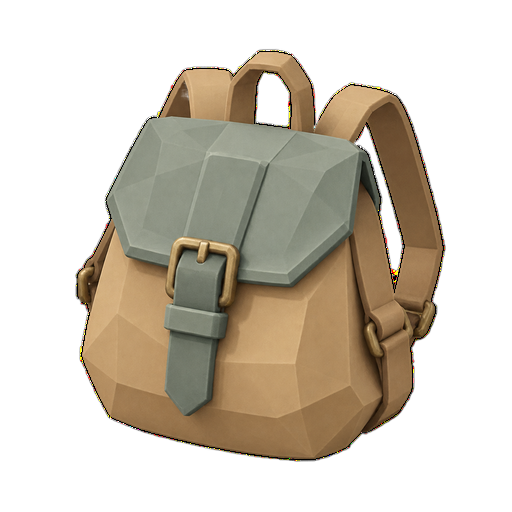
#> input picture assets/image/LP_UI图标01_背包_20261005094236.png, 512 x 512 px
$ python -i slim_readhai_art.py   (imports and definitions only)
#> lines starting #> are read from the running program, lines starting #| are printed output that depends on the picture
"""读海交付批次素材瘦身：256 色调色板量化（与既有 slim_ocean_art.py 同口径）。

背景（2026-10-20）：美美术交付的高分辨率水彩图是 32 位 RGBA 全彩，单张 1~3MB。
这些图在**屏幕上最多占几百像素**，但 PNG 里存的是原始位深。`assets/image` 入包
体积因此从 31MB 涨到 68MB（见 .project/resources.json 的排除表把未接线候选挡在包外，
本脚本进一步压缩**真正在用**的那批）。

做法与既有 `tests/slim_ocean_art.py` 完全一致：
  RGBA → 256 色 FASTOCTREE 调色板 + tRNS（直通 Alpha，非预乘），
  尺寸不变、content bounds 不变（所以 catalog 的 `contentWidth/Height` 语义不变），
  只更新 manifest 里与「实测」相关的字段（sha256/size/alpha_range/transparent_ratio）。

安全阀：
  * 只在 `--apply` 时落盘，默认是 dry-run（打印省下多少）；
  * 逐图做 PSNR 检查，低于阈值（默认 30dB）的图**跳过不压**，避免把水彩渐变压出 banding；
  * 已是 P 模式的图跳过（幂等）；
  * 压缩后重新 `describe()` 并断言 content bounds 不变。

用法：
  python tests/slim_readhai_art.py                 # dry-run，看能省多少
  python tests/slim_readhai_art.py --apply         # 真压 + 刷新 manifest + 重生成 catalog
  python tests/slim_readhai_art.py --check         # 只校验（manifest 与图是否一致）
"""
import argparse
import importlib.util
import json
import sys
from pathlib import Path

import numpy as np
from PIL import Image

sys.dont_write_bytecode = True

ROOT = Path(__file__).resolve().parents[1]
ASSETS = ROOT / "assets/image"
CATALOG = ROOT / "scripts/GeneratedData/OceanImageCatalog.lua"

# 需要瘦身的合集（2026-10-20 交付/接线涉及的那几个）。
SCOPES = ("OceanArtCollection", "OceanStoryLayer", "OceanShip", "SeaSurface", "Sky", "SkyDecor",
          "OceanEco", "OceanIslands", "OceanComponents")
# PSNR 下限：低于此值的图保持原样（宁可多占体积，也不把水彩压出阶梯）。
MIN_PSNR_DB = 30.0
COLORS = 256

# **绝不能量化**的图：它们不是「颜色」，而是逐像素数据 / 柔光强度。
#   water_dudv_flow        —— UV 位移向量场（R/G = 0.5 + 偏移），调色板会破坏编码
#   water_caustic_light*   —— 焦散强度（A 通道低值细网），量化会把 3~7 的 alpha 抹成 0
# PSNR 判据抓不住前者（整幅偏移很小），覆盖率判据抓不住后者之外的情况，故显式列白。
DO_NOT_QUANTIZE = (
    "water_dudv_flow.png",
    "water_caustic_light.png",
    "water_caustic_light_alt.png",
)


# [5 lines left out: function load_module, not called in this run]


def psnr(original, quantized):
    a = np.asarray(original.convert("RGBA"), dtype=np.float32)
    b = np.asarray(quantized.convert("RGBA"), dtype=np.float32)
    mse = float(((a - b) ** 2).mean())
    return 10 * np.log10(255.0 ** 2 / max(mse, 1e-9))


# [9 lines left out: function targets, not called in this run]


def measure(path, colors=COLORS):
#> called with colors = 256
    with Image.open(path) as raw:
#> raw is the input picture: PIL image 512x512 RGBA; mean R, G, B, A 63.1, 54.8, 41.7, 109.9
        if raw.mode == "P":
            return {"skipped": "already_palette"}
        image = raw.convert("RGBA")
    alpha = np.asarray(image)[..., 3]
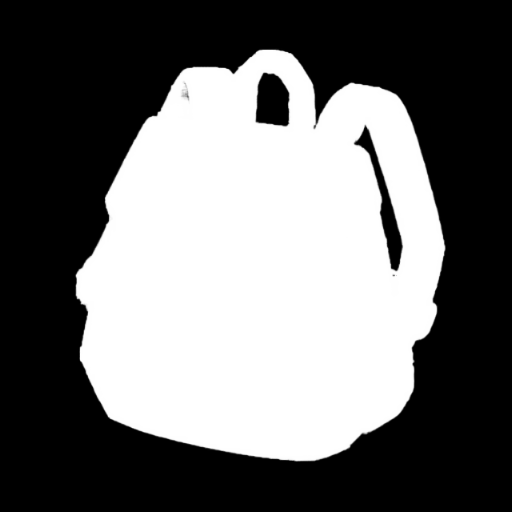
#> alpha: shape (512, 512); min 0, max 255, mean 109.9
    opaque = bool((alpha == 255).all())
#> opaque = False
    quantized = image.quantize(colors=colors, method=Image.Quantize.FASTOCTREE)
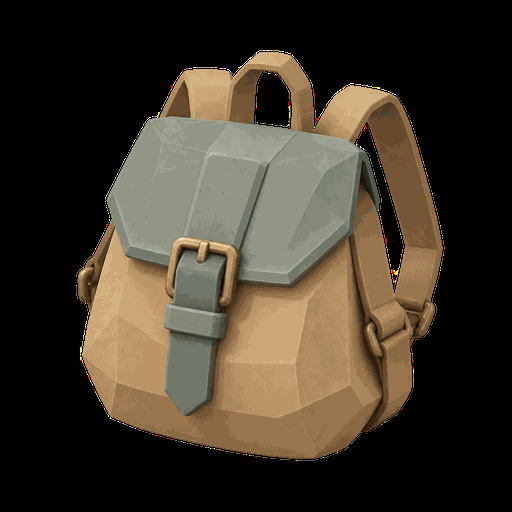
#> quantized: PIL image 512x512 P; mean R, G, B 62.9, 54.5, 41.4
    # 原本完全不透明的图（海面/天空底图）不能被量化出 254 之类的近透明色板项，
    # 否则运行时会在满幅材质上留下极细的透明缺口。这里按原图语义强制恢复。
    if opaque:
        # 量化到 RGB 调色板（无 tRNS），语义上就是「不透明满幅」，体积也最小。
        quantized = image.convert("RGB").quantize(colors=colors, method=Image.Quantize.FASTOCTREE)
    value = psnr(image, quantized)
#> in psnr, `mse = float(((a - b) ** 2).mean())`: mse = 5.83
#> value = 40.47
    import io
    buffer = io.BytesIO()
    quantized.save(buffer, format="PNG", optimize=True)
#> (the run stopped early here; a loop or call above may not have finished)

$ run again, on assets/image/LP_物品05_望远镜透镜_20261005093727.png
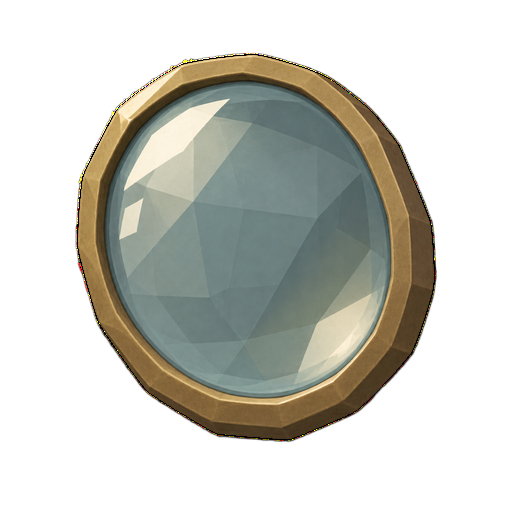
#> input picture assets/image/LP_物品05_望远镜透镜_20261005093727.png, 512 x 512 px
#> in measure, raw is the input picture: PIL image 512x512 RGBA; mean R, G, B, A 53.5, 53.6, 45.9, 105.5
#> in measure, `alpha = np.asarray(image)[..., 3]`:
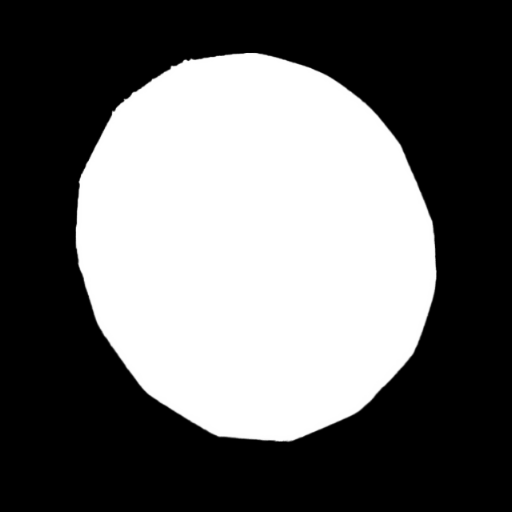
#> alpha: shape (512, 512); min 0, max 255, mean 105.5
#> opaque = False
#> in measure, `quantized = image.quantize(colors=colors, method=Image.Quantize.FASTOC..`:
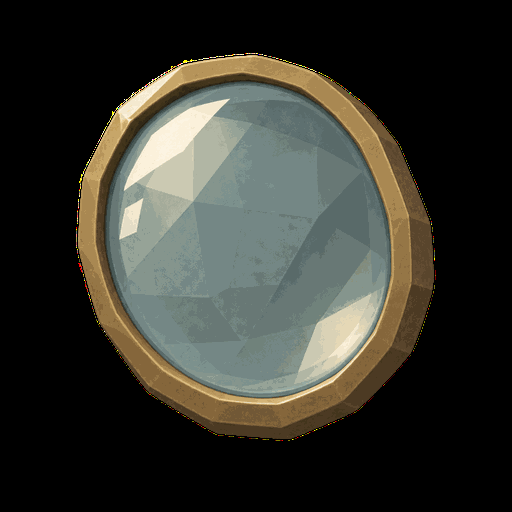
#> quantized: PIL image 512x512 P; mean R, G, B 53.3, 53.4, 45.8
#> mse = 6.19
#> value = 40.21

$ run again, on assets/image/LP_遗迹02_断裂石柱群_20261005093728.png
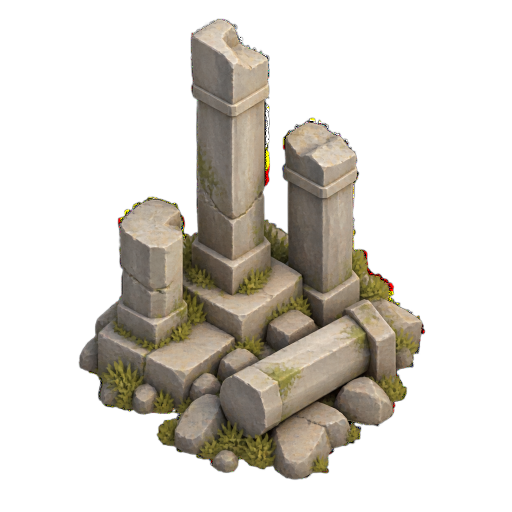
#> input picture assets/image/LP_遗迹02_断裂石柱群_20261005093728.png, 1024 x 1024 px (shown at 1/2 size)
#> in measure, raw is the input picture: PIL image 1024x1024 RGBA; mean R, G, B, A 44.6, 40.6, 33.6, 83.4
#> in measure, `alpha = np.asarray(image)[..., 3]`:
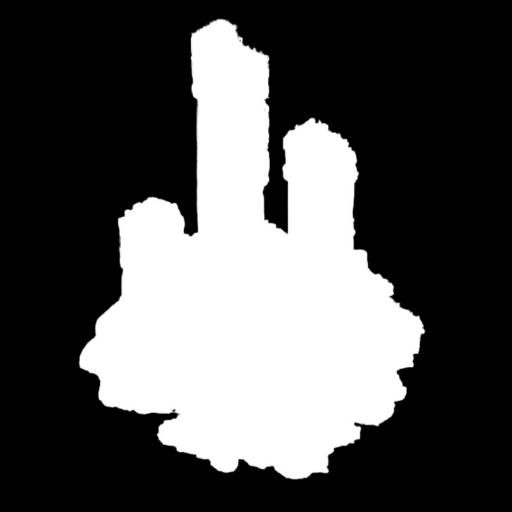
#> alpha: shape (1024, 1024) (shown at 1/2 size); min 0, max 255, mean 83.4
#> opaque = False
#> in measure, `quantized = image.quantize(colors=colors, method=Image.Quantize.FASTOC..`:
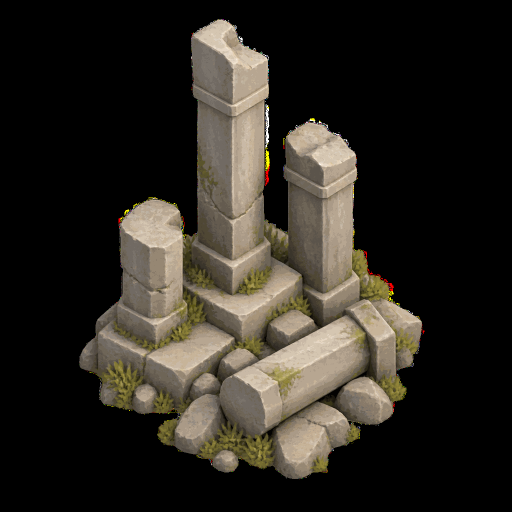
#> quantized: PIL image 1024x1024 P (shown at 1/2 size); mean R, G, B 44.5, 40.5, 33.5
#> mse = 7.05
#> value = 39.65

$ run again, on assets/image/LP_鸟03_鸬鹚_20261005093726.png
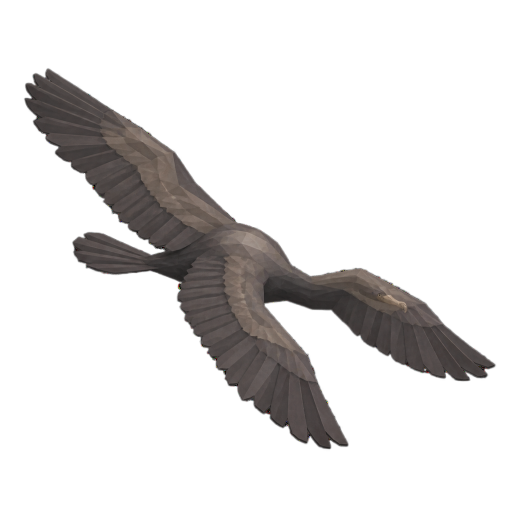
#> input picture assets/image/LP_鸟03_鸬鹚_20261005093726.png, 1024 x 1024 px (shown at 1/2 size)
#> in measure, raw is the input picture: PIL image 1024x1024 RGBA; mean R, G, B, A 16.1, 14.5, 14, 47.1
#> in measure, `alpha = np.asarray(image)[..., 3]`:
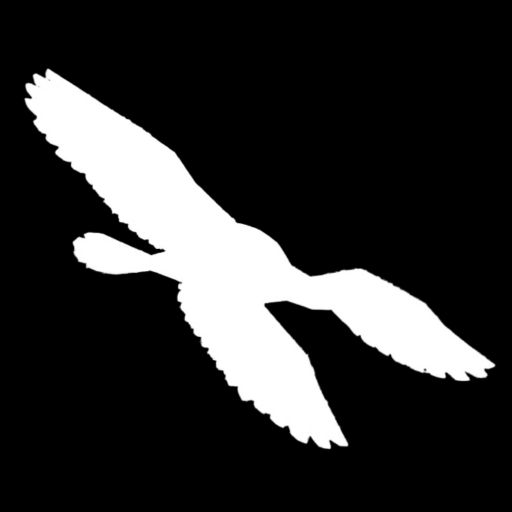
#> alpha: shape (1024, 1024) (shown at 1/2 size); min 0, max 255, mean 47.1
#> opaque = False
#> in measure, `quantized = image.quantize(colors=colors, method=Image.Quantize.FASTOC..`:
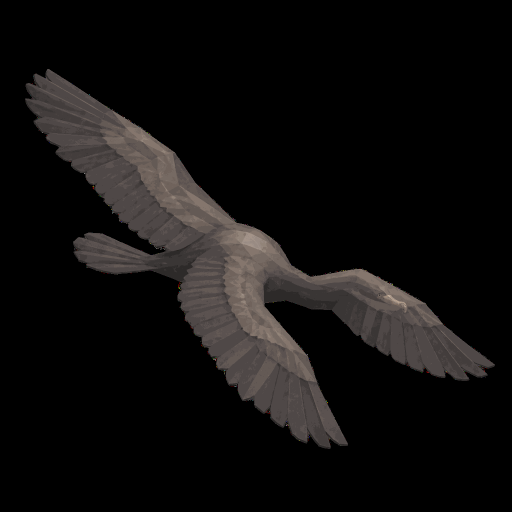
#> quantized: PIL image 1024x1024 P (shown at 1/2 size); mean R, G, B 16, 14.4, 13.9
#> mse = 2.65
#> value = 43.9
